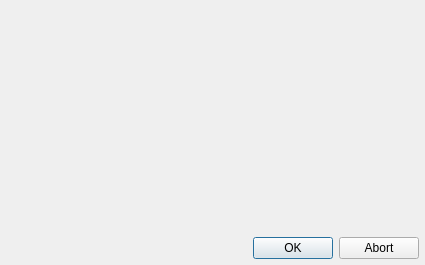
<?xml version="1.0" encoding="UTF-8"?>
<ui version="4.0">
 <class>CDownloadDialog</class>
 <widget class="QDialog" name="CDownloadDialog">
  <property name="geometry">
   <rect>
    <x>0</x>
    <y>0</y>
    <width>425</width>
    <height>265</height>
   </rect>
  </property>
  <property name="minimumSize">
   <size>
    <width>425</width>
    <height>0</height>
   </size>
  </property>
  <property name="windowTitle">
   <string>Download files</string>
  </property>
  <layout class="QVBoxLayout" name="vl_DownloadDialog">
   <property name="leftMargin">
    <number>6</number>
   </property>
   <property name="topMargin">
    <number>6</number>
   </property>
   <property name="rightMargin">
    <number>6</number>
   </property>
   <property name="bottomMargin">
    <number>6</number>
   </property>
   <item>
    <widget class="BlackGui::Components::CDownloadComponent" name="comp_Download">
     <property name="minimumSize">
      <size>
       <width>0</width>
       <height>225</height>
      </size>
     </property>
    </widget>
   </item>
   <item>
    <widget class="QDialogButtonBox" name="bb_DownloadDialog">
     <property name="orientation">
      <enum>Qt::Horizontal</enum>
     </property>
     <property name="standardButtons">
      <set>QDialogButtonBox::Abort|QDialogButtonBox::Ok</set>
     </property>
    </widget>
   </item>
  </layout>
 </widget>
 <customwidgets>
  <customwidget>
   <class>BlackGui::Components::CDownloadComponent</class>
   <extends>QFrame</extends>
   <header>blackgui/components/downloadcomponent.h</header>
   <container>1</container>
  </customwidget>
 </customwidgets>
 <resources/>
 <connections>
  <connection>
   <sender>bb_DownloadDialog</sender>
   <signal>accepted()</signal>
   <receiver>CDownloadDialog</receiver>
   <slot>accept()</slot>
   <hints>
    <hint type="sourcelabel">
     <x>248</x>
     <y>254</y>
    </hint>
    <hint type="destinationlabel">
     <x>157</x>
     <y>274</y>
    </hint>
   </hints>
  </connection>
  <connection>
   <sender>bb_DownloadDialog</sender>
   <signal>rejected()</signal>
   <receiver>CDownloadDialog</receiver>
   <slot>reject()</slot>
   <hints>
    <hint type="sourcelabel">
     <x>316</x>
     <y>260</y>
    </hint>
    <hint type="destinationlabel">
     <x>286</x>
     <y>274</y>
    </hint>
   </hints>
  </connection>
 </connections>
</ui>
